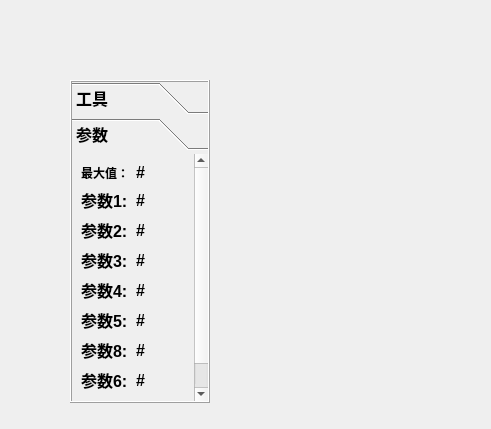
<?xml version="1.0" encoding="UTF-8"?>
<ui version="4.0">
 <class>Form</class>
 <widget class="QWidget" name="Form">
  <property name="geometry">
   <rect>
    <x>0</x>
    <y>0</y>
    <width>491</width>
    <height>429</height>
   </rect>
  </property>
  <property name="windowTitle">
   <string>Form</string>
  </property>
  <widget class="QToolBox" name="huitutool2">
   <property name="geometry">
    <rect>
     <x>70</x>
     <y>80</y>
     <width>140</width>
     <height>323</height>
    </rect>
   </property>
   <property name="minimumSize">
    <size>
     <width>140</width>
     <height>0</height>
    </size>
   </property>
   <property name="font">
    <font>
     <pointsize>12</pointsize>
     <weight>75</weight>
     <bold>true</bold>
    </font>
   </property>
   <property name="cursor">
    <cursorShape>PointingHandCursor</cursorShape>
   </property>
   <property name="frameShape">
    <enum>QFrame::Box</enum>
   </property>
   <property name="frameShadow">
    <enum>QFrame::Raised</enum>
   </property>
   <property name="currentIndex">
    <number>1</number>
   </property>
   <property name="tabSpacing">
    <number>4</number>
   </property>
   <widget class="QWidget" name="page">
    <property name="geometry">
     <rect>
      <x>0</x>
      <y>0</y>
      <width>141</width>
      <height>248</height>
     </rect>
    </property>
    <attribute name="label">
     <string>工具</string>
    </attribute>
    <layout class="QVBoxLayout" name="verticalLayout_3">
     <item>
      <layout class="QGridLayout" name="gridLayout_12">
       <property name="horizontalSpacing">
        <number>1</number>
       </property>
       <item row="0" column="1">
        <widget class="QLabel" name="lbzhouRange2">
         <property name="sizePolicy">
          <sizepolicy hsizetype="Minimum" vsizetype="Minimum">
           <horstretch>0</horstretch>
           <verstretch>0</verstretch>
          </sizepolicy>
         </property>
         <property name="minimumSize">
          <size>
           <width>50</width>
           <height>17</height>
          </size>
         </property>
         <property name="styleSheet">
          <string notr="true">background-color: rgb(255, 255, 255);</string>
         </property>
         <property name="frameShape">
          <enum>QFrame::Box</enum>
         </property>
         <property name="frameShadow">
          <enum>QFrame::Plain</enum>
         </property>
         <property name="text">
          <string/>
         </property>
        </widget>
       </item>
       <item row="0" column="0">
        <widget class="QLabel" name="label_2">
         <property name="font">
          <font>
           <pointsize>10</pointsize>
           <weight>75</weight>
           <bold>true</bold>
          </font>
         </property>
         <property name="text">
          <string>纵轴范围：</string>
         </property>
        </widget>
       </item>
      </layout>
     </item>
     <item>
      <layout class="QHBoxLayout" name="horizontalLayout">
       <property name="spacing">
        <number>1</number>
       </property>
       <item>
        <widget class="QPushButton" name="Z_PB_MOVE_2">
         <property name="minimumSize">
          <size>
           <width>30</width>
           <height>35</height>
          </size>
         </property>
         <property name="font">
          <font>
           <weight>75</weight>
           <bold>true</bold>
          </font>
         </property>
         <property name="text">
          <string>移动</string>
         </property>
        </widget>
       </item>
       <item>
        <widget class="QPushButton" name="Z_PB_SlectBigger_2">
         <property name="minimumSize">
          <size>
           <width>30</width>
           <height>35</height>
          </size>
         </property>
         <property name="font">
          <font>
           <weight>75</weight>
           <bold>true</bold>
          </font>
         </property>
         <property name="text">
          <string>放大</string>
         </property>
        </widget>
       </item>
      </layout>
     </item>
     <item>
      <layout class="QHBoxLayout" name="horizontalLayout_10">
       <property name="spacing">
        <number>1</number>
       </property>
       <item>
        <widget class="QPushButton" name="Z_PB_MAX_2">
         <property name="minimumSize">
          <size>
           <width>30</width>
           <height>35</height>
          </size>
         </property>
         <property name="font">
          <font>
           <weight>75</weight>
           <bold>true</bold>
          </font>
         </property>
         <property name="text">
          <string>最大</string>
         </property>
        </widget>
       </item>
       <item>
        <widget class="QPushButton" name="Z_PB_DEFAULT_2">
         <property name="minimumSize">
          <size>
           <width>30</width>
           <height>35</height>
          </size>
         </property>
         <property name="font">
          <font>
           <weight>75</weight>
           <bold>true</bold>
          </font>
         </property>
         <property name="text">
          <string>默认</string>
         </property>
        </widget>
       </item>
      </layout>
     </item>
     <item>
      <spacer name="verticalSpacer_3">
       <property name="orientation">
        <enum>Qt::Vertical</enum>
       </property>
       <property name="sizeHint" stdset="0">
        <size>
         <width>20</width>
         <height>74</height>
        </size>
       </property>
      </spacer>
     </item>
    </layout>
   </widget>
   <widget class="QWidget" name="page_2">
    <property name="geometry">
     <rect>
      <x>0</x>
      <y>0</y>
      <width>138</width>
      <height>265</height>
     </rect>
    </property>
    <attribute name="label">
     <string>参数</string>
    </attribute>
    <layout class="QGridLayout" name="gridLayout_15">
     <item row="8" column="0">
      <layout class="QHBoxLayout" name="horizontalLayout_47">
       <item>
        <widget class="QLabel" name="Sz_p7_3">
         <property name="font">
          <font>
           <weight>75</weight>
           <bold>true</bold>
          </font>
         </property>
         <property name="text">
          <string>参数7:</string>
         </property>
        </widget>
       </item>
       <item>
        <widget class="QLabel" name="SH_LB_19">
         <property name="font">
          <font>
           <weight>75</weight>
           <bold>true</bold>
          </font>
         </property>
         <property name="text">
          <string>#</string>
         </property>
        </widget>
       </item>
      </layout>
     </item>
     <item row="5" column="0">
      <layout class="QHBoxLayout" name="horizontalLayout_45">
       <item>
        <widget class="QLabel" name="Sz_p5_3">
         <property name="font">
          <font>
           <weight>75</weight>
           <bold>true</bold>
          </font>
         </property>
         <property name="text">
          <string>参数5:</string>
         </property>
        </widget>
       </item>
       <item>
        <widget class="QLabel" name="SH_LB_25">
         <property name="font">
          <font>
           <weight>75</weight>
           <bold>true</bold>
          </font>
         </property>
         <property name="text">
          <string>#</string>
         </property>
        </widget>
       </item>
      </layout>
     </item>
     <item row="1" column="0">
      <layout class="QHBoxLayout" name="horizontalLayout_41">
       <item>
        <widget class="QLabel" name="Sz_p1_3">
         <property name="font">
          <font>
           <weight>75</weight>
           <bold>true</bold>
          </font>
         </property>
         <property name="text">
          <string>参数1:</string>
         </property>
        </widget>
       </item>
       <item>
        <widget class="QLabel" name="SH_LB_20">
         <property name="font">
          <font>
           <weight>75</weight>
           <bold>true</bold>
          </font>
         </property>
         <property name="text">
          <string>#</string>
         </property>
        </widget>
       </item>
      </layout>
     </item>
     <item row="2" column="0">
      <layout class="QHBoxLayout" name="horizontalLayout_42">
       <item>
        <widget class="QLabel" name="Sz_p2_3">
         <property name="font">
          <font>
           <weight>75</weight>
           <bold>true</bold>
          </font>
         </property>
         <property name="text">
          <string>参数2:</string>
         </property>
        </widget>
       </item>
       <item>
        <widget class="QLabel" name="SH_LB_24">
         <property name="font">
          <font>
           <weight>75</weight>
           <bold>true</bold>
          </font>
         </property>
         <property name="text">
          <string>#</string>
         </property>
        </widget>
       </item>
      </layout>
     </item>
     <item row="7" column="0">
      <layout class="QHBoxLayout" name="horizontalLayout_46">
       <item>
        <widget class="QLabel" name="Sz_p6_3">
         <property name="font">
          <font>
           <weight>75</weight>
           <bold>true</bold>
          </font>
         </property>
         <property name="text">
          <string>参数6:</string>
         </property>
        </widget>
       </item>
       <item>
        <widget class="QLabel" name="SH_LB_22">
         <property name="font">
          <font>
           <weight>75</weight>
           <bold>true</bold>
          </font>
         </property>
         <property name="text">
          <string>#</string>
         </property>
        </widget>
       </item>
      </layout>
     </item>
     <item row="0" column="0">
      <layout class="QHBoxLayout" name="horizontalLayout_40">
       <item>
        <widget class="QLabel" name="Sz_p0_3">
         <property name="font">
          <font>
           <pointsize>9</pointsize>
           <weight>75</weight>
           <bold>true</bold>
          </font>
         </property>
         <property name="text">
          <string>最大值：</string>
         </property>
        </widget>
       </item>
       <item>
        <widget class="QLabel" name="SH_LB_26">
         <property name="font">
          <font>
           <weight>75</weight>
           <bold>true</bold>
          </font>
         </property>
         <property name="text">
          <string>#</string>
         </property>
        </widget>
       </item>
      </layout>
     </item>
     <item row="4" column="0">
      <layout class="QHBoxLayout" name="horizontalLayout_44">
       <item>
        <widget class="QLabel" name="Sz_p4_3">
         <property name="font">
          <font>
           <weight>75</weight>
           <bold>true</bold>
          </font>
         </property>
         <property name="text">
          <string>参数4:</string>
         </property>
        </widget>
       </item>
       <item>
        <widget class="QLabel" name="SH_LB_23">
         <property name="font">
          <font>
           <weight>75</weight>
           <bold>true</bold>
          </font>
         </property>
         <property name="text">
          <string>#</string>
         </property>
        </widget>
       </item>
      </layout>
     </item>
     <item row="3" column="0">
      <layout class="QHBoxLayout" name="horizontalLayout_43">
       <item>
        <widget class="QLabel" name="Sz_p3_3">
         <property name="font">
          <font>
           <weight>75</weight>
           <bold>true</bold>
          </font>
         </property>
         <property name="text">
          <string>参数3:</string>
         </property>
        </widget>
       </item>
       <item>
        <widget class="QLabel" name="SH_LB_21">
         <property name="font">
          <font>
           <weight>75</weight>
           <bold>true</bold>
          </font>
         </property>
         <property name="text">
          <string>#</string>
         </property>
        </widget>
       </item>
      </layout>
     </item>
     <item row="6" column="0">
      <layout class="QHBoxLayout" name="horizontalLayout_22">
       <item>
        <widget class="QLabel" name="Sz_p8_3">
         <property name="font">
          <font>
           <weight>75</weight>
           <bold>true</bold>
          </font>
         </property>
         <property name="text">
          <string>参数8:</string>
         </property>
        </widget>
       </item>
       <item>
        <widget class="QLabel" name="SH_LB_18">
         <property name="font">
          <font>
           <weight>75</weight>
           <bold>true</bold>
          </font>
         </property>
         <property name="text">
          <string>#</string>
         </property>
        </widget>
       </item>
      </layout>
     </item>
    </layout>
   </widget>
  </widget>
 </widget>
 <resources/>
 <connections/>
</ui>
